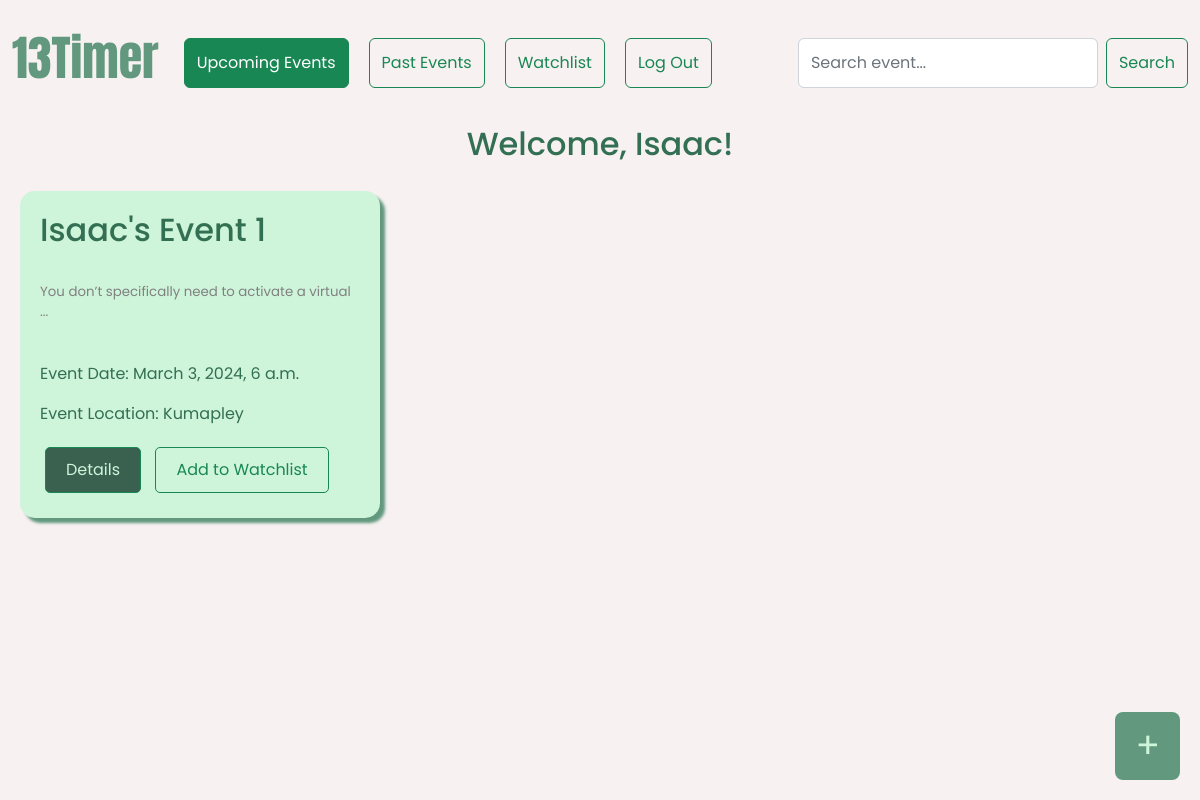
The page / (signed in) on the database its author committed.
### events/models.py (models this page shows, shortened)
class User(AbstractUser):
    name = models.CharField(max_length=64)
    email = models.EmailField()
    password = models.CharField(max_length=255)

class Event(models.Model):
    user = models.ForeignKey(User, on_delete=models.CASCADE, related_name='events')
    event_name = models.CharField(max_length=64)
    event_description = models.TextField()
    event_datetime = models.DateTimeField()
    event_location = models.CharField(max_length=32)
    short_description = models.CharField(max_length=50, blank=True, null=True)
    event_date = models.DateField(blank=True, null=True)
    event_time = models.TimeField(blank=True, null=True)

### events/views.py (the view)
# urls.py: path('', views.index, name='index'),
def index(request):
    if not request.user.is_authenticated:
        return HttpResponseRedirect(reverse("login"))
    user = request.user
    all_events = Event.objects.filter(user=user).order_by('event_datetime')
    upcoming_events = [event for event in all_events if event.event_datetime >= timezone.now()]
    for event in upcoming_events:
        if WatchList.objects.filter(user=user, event=event).exists():
            event.status = True
    return render(request, "events/index.html", {
        'events': upcoming_events
    })

### events/templates/events/index.html (shortened to what this page needs)
{% extends 'events/layout.html' %}
{% block status %}
    <div class="navbar-nav me-auto mb-2 mb-lg-0">
        <a href="{% url 'index' %}"><button class="btn btn-outline-success nav--button active">Upcoming Events</button></a>
        <a href="{% url 'past' %}"><button class="btn btn-outline-success nav--button">Past Events</button></a>
        <a href="{% url 'watchlist' %}"><button class="btn btn-outline-success nav--button">Watchlist</button></a>
        {% if user.is_authenticated %}
        <a href="{% url 'logout' %}"><button class="btn btn-outline-success nav--button">Log Out</button></a>
        {% endif %}
    </div>
{% endblock %}
{% block body %}
    <h2 class="add--event--h1">Welcome, {{ user.username }}!</h2>
    <div class="event--container">
        {% if events %}
            {% for event in events %}
            <div class="event--card">
                <h2>{{ event.event_name }}</h2>
                <br>
                <p class="description">{{ event.short_description }}...</p>
                <br>
                <p>Event Date: {{ event.event_datetime }}</p>
                <p>Event Location: {{ event.event_location }}</p>
                <div class="event--buttons">
                    <a href="{% url 'event' event.event_name %}"><button class="btn btn-outline-success event--button details">Details</button></a>
                    {% if event.status %}
                    <a href="{% url 'remove_from_watchlist' event.event_name %}"><button class="btn btn-outline-success event--button add--to--watchlist">Remove from Watchlist</button></a>
                    {% else %}
                    <a href="{% url 'add_to_watchlist' event.event_name %}"><button class="btn btn-outline-success event--button add--to--watchlist">Add to Watchlist</button></a>
                    {% endif %}
                </div>
            </div>
            {% endfor %}
        {% else %}
        <p class="the--message">Click the button below to add new event.</p>
        {% endif %}
    </div>
    <a href="{% url 'create' %}"><button class="add--event--button">+</button></a>
{% endblock %}

### events/templates/events/layout.html (shortened to what this page needs)
<!DOCTYPE html>
{% load static %}
<html lang="en">
    <head>
        <link href="https://cdn.jsdelivr.net/npm/bootstrap@5.2.3/dist/css/bootstrap.min.css" rel="stylesheet">
        <link rel="stylesheet" href="{% static 'styles.css' %}">
    </head>
    <body>
        <nav class="navbar navbar-expand-lg nav--bar" style="background-color: #f7f1f1;">
            <div class="container-fluid">
              <div class="collapse navbar-collapse" id="navbarTogglerDemo01">
                <h1 class="logo--text">13Timer</h1>
                {% block status %} {% endblock %}
                <form class="d-flex" role="search" action="{% url 'search' %}" method="get">
                  <input class="form-control me-2 search--box" type="search" name="q" placeholder="Search event..." aria-label="Search" autocomplete="off">
                  <button class="btn btn-outline-success" type="submit">Search</button>
                </form>
              </div>
            </div>
          </nav>
        {% block body %}{% endblock %}
    </body>
</html>

### events/static/styles.css (style rules this page uses)
body { font-family: Poppins; background-color: #f7f1f1; color: rgb(51, 111, 83); margin: 0; padding: 0; }
.nav--bar { display: flex; justify-content: space-between; background-color: blue; width: 100%; height: 125px; }
.nav--button { margin: 10px; height: 50px; }
.search--box { height: 50px; width: 300px; }
.logo--text { font-family: Anton; color: rgb(97, 152, 126); font-size: 48px; margin-right: 15px; }
.event--card { background-color: #cef4da; border-radius: 15px; box-shadow: 5px 5px 3px rgb(97, 152, 126); margin: 20px; padding: 20px; box-sizing: border-box; width: calc(33.33% - 40px); -webkit-transition: all 0.6s cubic-bezier(0.165, 0.84, 0.44, 1); transition: all 0.6s cubic-bezier(0.165, 0.84, 0.44, 1); float: left; }
.description { font-size: smaller; color: grey; }
.event--button { padding: 10px 20px; text-align: center; text-decoration: none; display: inline-block; border-radius: 5px; cursor: pointer; margin: 5px; }
.details { background-color: rgb(58, 97, 79); color: #cef4da; }
.add--event--button { position: fixed; bottom: 20px; right: 20px; background-color: rgb(97, 152, 126); color: #cef4da; border: none; padding: 7px 20px; text-align: center; text-decoration: none; font-size: 36px; border-radius: 8px; cursor: pointer; }
.add--event--h1 { text-align: center; }

### rows shown on the page
User: username "Isaac"
Event: event_name "Isaac's Event 1", short_description "You don’t specifically need to activate a virtual", event_datetime "March 3, 2024, 6 a.m.", event_location "Kumapley"
